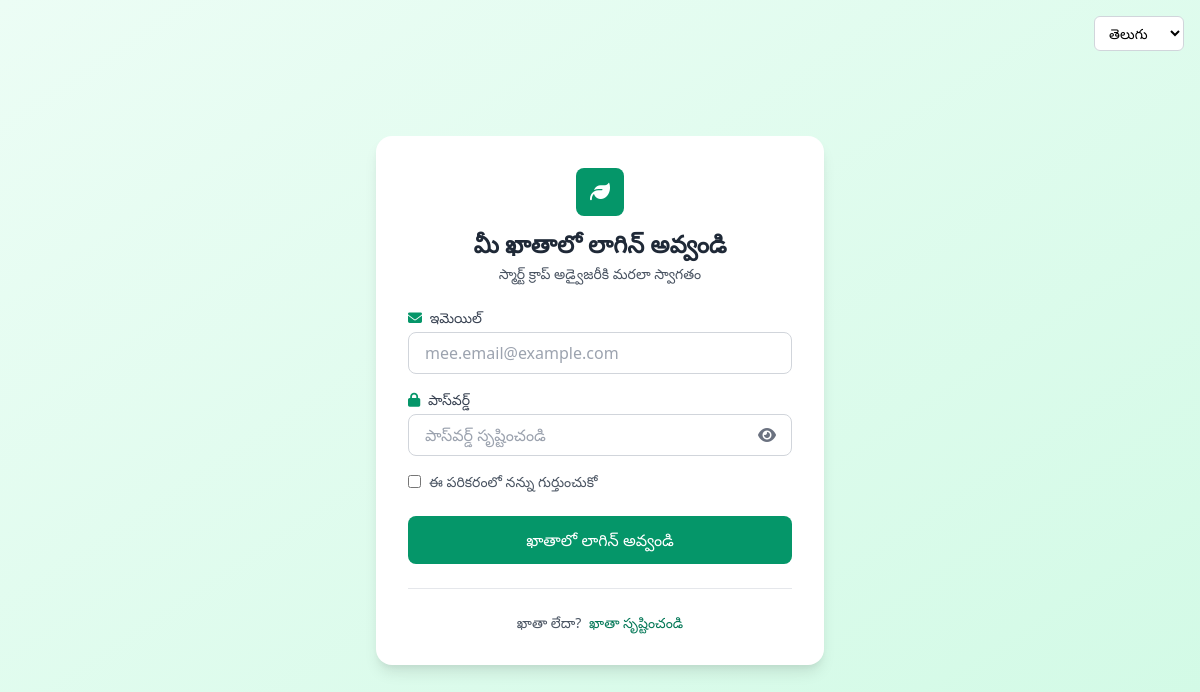
Screenshot of /login.html (signed in) with the database file from the repository.
### app.py (models this page shows, shortened)
class User(db.Model, UserMixin):
    id = db.Column(db.Integer, primary_key=True)
    username = db.Column(db.String(100), unique=True, nullable=False)
    email = db.Column(db.String(100), unique=True, nullable=False)
    password_hash = db.Column(db.String(200), nullable=False)
    preferred_language = db.Column(db.String(10), default='en')
    voice_enabled = db.Column(db.Boolean, default=True)
    created_at = db.Column(db.DateTime, default=datetime.utcnow)
    is_active = db.Column(db.Boolean, default=True)
    state = db.Column(db.String(100), nullable=True)
    district = db.Column(db.String(100), nullable=True)
    farm_size = db.Column(db.Float, nullable=True)  # in acres
    primary_crop = db.Column(db.String(100), nullable=True)
    soil_type = db.Column(db.String(50), nullable=True)
    irrigation_type = db.Column(db.String(50), nullable=True)
    profile_completed = db.Column(db.Boolean, default=False)
    latitude = db.Column(db.Float, nullable=True)
    longitude = db.Column(db.Float, nullable=True)
    last_weather_fetch = db.Column(db.DateTime, nullable=True)

### app.py (the view)
@app.route('/<page_name>')
def serve_page(page_name):
    valid_pages = [
        'dashboard', 'weather', 'chatbot',
        'features', 'login', 'signup',
        'about', 'contact', 'fertilizer'
    ]
    if page_name in valid_pages:
        try:
            return render_template(f'{page_name}.html')
        except:
            return "Page not found", 404
    else:
        if page_name.endswith('.html') and page_name.replace('.html', '') in valid_pages:
            try:
                return render_template(page_name)
            except:
                return "Page not found", 404
    return "Page not found", 404

### app.py (called while the page is built, shortened)
def detect_browser_language(request):
    if not hasattr(request, 'accept_languages') or not request.accept_languages:
        return 'en'

def get_user_language_from_request(request):
    lang_param = request.args.get('lang')
    if lang_param:
        lang_param = lang_param.lower().strip()
        if lang_param in ['en', 'hi', 'te', 'ta', 'bn', 'mr']:
            return lang_param
    if 'user_language' in session:
        session_lang = session['user_language']
        if session_lang in ['en', 'hi', 'te', 'ta', 'bn', 'mr']:
            return session_lang
    cookie_lang = request.cookies.get('preferred_language')
    if cookie_lang and cookie_lang in ['en', 'hi', 'te', 'ta', 'bn', 'mr']:
        return cookie_lang
    if current_user.is_authenticated and current_user.preferred_language:
        return current_user.preferred_language
    browser_lang = detect_browser_language(request)
    if browser_lang in ['en', 'hi', 'te', 'ta', 'bn', 'mr']:
        return browser_lang
    return 'en'

@login_manager.user_loader
def load_user(user_id):
    return User.query.get(int(user_id))

@app.before_request
def handle_options():
    if request.method == "OPTIONS":
        return "", 200

@app.after_request
def after_request(response):
    origin = request.headers.get('Origin', '')
    allowed_origins = [
        'http://localhost:5500', 'http://127.0.0.1:5500',
        'http://localhost:3000', 'http://127.0.0.1:3000',
        'http://localhost:8080', 'http://127.0.0.1:8080',
        'http://localhost:5000', 'http://127.0.0.1:5000'
    ]
    if origin in allowed_origins:
        response.headers.add('Access-Control-Allow-Origin', origin)
    response.headers.add('Access-Control-Allow-Headers', 'Content-Type,Authorization,Accept,X-Requested-With')
    response.headers.add('Access-Control-Allow-Methods', 'GET,POST,DELETE,OPTIONS,PATCH')
    response.headers.add('Access-Control-Allow-Credentials', 'true')
    return response

    def get_text(self, key, lang='en'):
        if lang not in self.translations:
            lang = 'en'
        return self.translations.get(lang, {}).get(key, key)

### templates/login.html (shortened to what this page needs)
{% extends "base.html" %}
{% block content %}
<div class="min-h-screen flex items-center justify-center bg-gradient-to-br from-green-50 to-green-100 py-12 px-4 sm:px-6 lg:px-8">
  <div class="w-full max-w-md bg-white rounded-2xl shadow-lg p-8">
    <div class="text-center mb-6">
      <div class="inline-flex items-center justify-center w-12 h-12 bg-green-600 rounded-lg mb-3">
        <i class="fas fa-leaf text-white text-xl"></i>
      </div>
      <h2 class="text-2xl font-bold text-gray-800">{{ t('login_title', user_language) }}</h2>
      <p class="text-gray-600 text-sm mt-1">{{ t('login_welcome', user_language) }}</p>
    </div>
    <form id="login-form" novalidate>
      <div class="mb-4">
        <label class="block text-gray-700 text-sm font-medium mb-1">
          <i class="fas fa-envelope text-green-600 mr-1"></i>
          {{ t('email_label', user_language) }}
        </label>
        <input type="email" id="login-email" name="email" placeholder="{{ t('email_placeholder', user_language) }}"
               class="w-full px-4 py-2 border border-gray-300 rounded-lg focus:ring-2 focus:ring-green-400 focus:border-green-400 focus:outline-none transition-all"
               required>
      </div>
      <div class="mb-4">
        <label class="block text-gray-700 text-sm font-medium mb-1">
          <i class="fas fa-lock text-green-600 mr-1"></i>
          {{ t('password_label', user_language) }}
        </label>
        <div class="relative">
          <input type="password" id="login-password" name="password" placeholder="{{ t('password_placeholder', user_language) }}"
                 class="w-full px-4 py-2 border border-gray-300 rounded-lg focus:ring-2 focus:ring-green-400 focus:border-green-400 focus:outline-none transition-all pr-10"
                 required>
          <button type="button" id="toggle-password" class="password-toggle">
            <i class="fas fa-eye"></i>
          </button>
        </div>
      </div>
      <div class="mb-6 flex items-center">
        <input type="checkbox" id="remember-me" class="rounded border-gray-300 text-green-600 focus:ring-green-500">
        <label for="remember-me" class="ml-2 text-sm text-gray-600">{{ t('remember_me', user_language) }}</label>
      </div>
      <button type="submit" id="login-submit" class="w-full bg-green-600 text-white py-3 rounded-lg hover:bg-green-700 transition-all font-medium flex items-center justify-center disabled:opacity-50 disabled:cursor-not-allowed">
        <span id="submit-text">{{ t('login_button', user_language) }}</span>
      </button>
    </form>
    <div class="mt-6 pt-6 border-t border-gray-200">
      <p class="text-center text-sm text-gray-600">
        {{ t('no_account', user_language) }}
        <a href="signup.html" class="text-green-700 hover:underline font-medium ml-1">{{ t('signup_link', user_language) }}</a>
      </p>
    </div>
  </div>
</div>
{% endblock %}

### templates/base.html (shortened to what this page needs)
<!DOCTYPE html>
<html lang="{{ user_language }}">
<head>
  <link href="https://cdn.jsdelivr.net/npm/tailwindcss@2.2.19/dist/tailwind.min.css" rel="stylesheet">
  <link rel="stylesheet" href="https://cdnjs.cloudflare.com/ajax/libs/font-awesome/6.4.0/css/all.min.css">
</head>
<body class="bg-gray-50">
  {% block language_switcher %}
    <div class="language-switcher-default fixed top-4 right-4 z-50">
      <select id="languageSelect" class="language-select">
        {% for lang in available_languages %}
          <option value="{{ lang.code }}" {% if lang.code == user_language %}selected{% endif %}>
            {{ lang.native }}
          </option>
        {% endfor %}
      </select>
    </div>
  {% endblock %}
  <main class="{% block main_class %}{% endblock %}">
    {% block content %}{% endblock %}
  </main>
</body>
</html>

### templates/login.html (style rules this page uses)
.transition-all { transition: all 0.2s ease-in-out; }
.password-toggle { position: absolute; right: 0.75rem; top: 50%; transform: translateY(-50%); background: none; border: none; color: #6b7280; cursor: pointer; padding: 0.25rem; }

### templates/base.html (style rules this page uses)
.language-select { padding: 6px 10px; border-radius: 6px; border: 1px solid #d1d5db; background: white; font-size: 14px; cursor: pointer; transition: all 0.2s; }

### rows the page displays
User: preferred_language "తెలుగు", preferred_language "మీ ఖాతాలో లాగిన్ అవ్వండి", preferred_language "స్మార్ట్ క్రాప్ అడ్వైజరీకి మరలా స్వాగతం", preferred_language "ఇమెయిల్", email "mee.email@example.com", preferred_language "పాస్‌వర్డ్", preferred_language "ఈ పరికరంలో నన్ను గుర్తుంచుకో", preferred_language "ఖాతాలో లాగిన్ అవ్వండి", preferred_language "ఖాతా లేదా?", preferred_language "ఖాతా సృష్టించండి"
